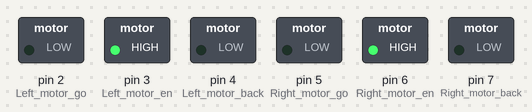
A sketch run on a simulated Arduino Uno, built with avr-gcc and run on an emulated ATmega328P. Parts: switched loads named in the sketch (green lamp = pin HIGH). Random numbers use the default seed unless the sketch sets one.

Above: at 0.1 s.
At 3.2 s:
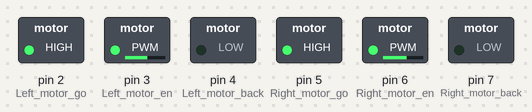
At 3.7 s:
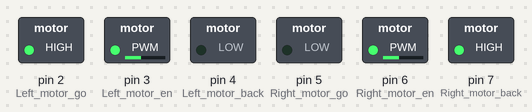
At 4.5 s:
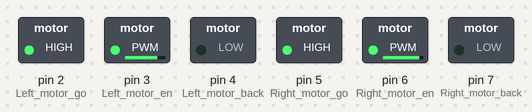
At 12.75 s:
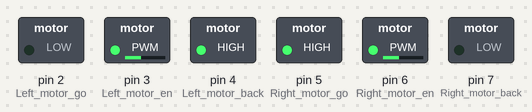
At 39.2 s:
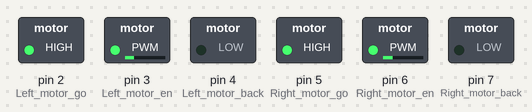
Timing chart, 0 to 40.0 s (numbered marks = the images above):
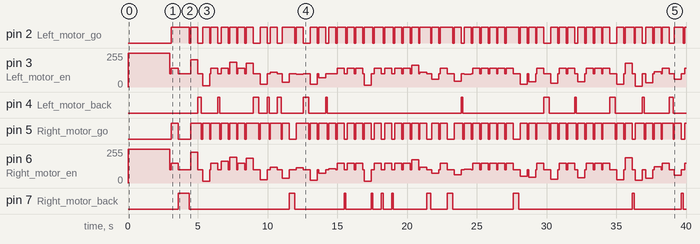

The sketch:

power_robot.ino
```cpp
#include "./Gaussian.h"

int Right_motor_back = 7;
int Right_motor_go = 5;
int Right_motor_en = 6;
int Left_motor_back = 4;
int Left_motor_go = 2;
int Left_motor_en = 3;

int orientation = 0;
Gaussian gaussian = Gaussian();
int control = 100;//PWM control speed

void setup()
{
  pinMode(Left_motor_go, OUTPUT);
  pinMode(Left_motor_back, OUTPUT);
  pinMode(Right_motor_go, OUTPUT);
  pinMode(Right_motor_back, OUTPUT);
  pinMode(Right_motor_en, OUTPUT);
  pinMode(Left_motor_en, OUTPUT);
  digitalWrite(Left_motor_en, HIGH); // set left motor enble
  digitalWrite(Right_motor_en, HIGH); // set right motor enble
  delay(3000); // walk at selected speed for 500 ms
}

void spin_right()
{
  digitalWrite(Right_motor_go, LOW);  // right motor back off
  digitalWrite(Right_motor_back, HIGH);
  // Pulse Width Modulation(0~255) control speed
  analogWrite(Right_motor_en, control);
  digitalWrite(Left_motor_go, HIGH); // left motor go ahead
  digitalWrite(Left_motor_back, LOW);
  // Pulse Width Modulation(0~255) control speed
  analogWrite(Left_motor_en, control);
}

void spin_left()
{
  digitalWrite(Right_motor_go, HIGH);  // right motor go ahead
  digitalWrite(Right_motor_back, LOW);
  analogWrite(Right_motor_en, control);
  digitalWrite(Left_motor_go, LOW);  // left motor back off
  digitalWrite(Left_motor_back, HIGH);
  //PWM--Pulse Width Modulation(0~255) control speed
  analogWrite(Left_motor_en, control);
}

void spin_right_angle(int angle) {
  spin_right();
  delay(782.0*angle/6);
}

void spin_left_angle(int angle) {
  spin_left();
  delay(780.0*angle/6);
}

void run_speed(int speed_val)
{
  digitalWrite(Right_motor_go, HIGH);
  digitalWrite(Right_motor_back, LOW);
  analogWrite(Right_motor_en, speed_val);

  digitalWrite(Left_motor_go, HIGH);
  digitalWrite(Left_motor_back, LOW);
  analogWrite(Left_motor_en, speed_val*0.95);


}

void brake()         //stop
{
  digitalWrite(Left_motor_back, LOW);
  digitalWrite(Left_motor_go, LOW);
  digitalWrite(Right_motor_go, LOW);
  digitalWrite(Right_motor_back, LOW);
}

void orient(int new_orientation) {
  int rotation = new_orientation-orientation;
  if (rotation < 0) {
    rotation += 12;
  }
  if (rotation <= 5) {
    spin_left_angle(rotation);
  }
  else {
    spin_right_angle(12-rotation);
  }
  brake(); //stop
  delay(100);
  orientation = new_orientation;
}

void neutrophil_inverse_crw() {
  double speedStd = 8.5;
  double speedMean = 5.95;
  double attackFactor = 0.55;
  double correlationFactor = 1;
  double pitchRateMean = 2.65;
  double pitchRateStd = 1.5;

  // apply movement to the cell in the direction that it faces
  gaussian.mean = speedMean;
  gaussian.variance = speedStd*speedStd;
  double currentSpeed = gaussian.random();
  // units in um/min. Ensure not faster than maximum possible neutrophil spd.
  double maxSpeed = 25.0;
  currentSpeed = min(maxSpeed, currentSpeed);
  // cell's can't move backwards
  currentSpeed = abs(currentSpeed);

  gaussian.mean = pitchRateMean;
  gaussian.variance = pitchRateStd*pitchRateStd;
  double pitch = gaussian.random();
  /* This is the critical bit, relating the last speed to the pitch.
   * Correlation factor describes the sensitivity to speed.
   * When correlationFactor=0, speed has no influence
   * on pitch. When correlationFactor=1, speed as a proportion of maximum
   * speed completely scales pitch.
   */
  double scaledMaxSpeed = pow(maxSpeed, attackFactor);
  double scaledSpeed = pow(currentSpeed, attackFactor);
  pitch *= (1.0 - correlationFactor) +
    (correlationFactor * (scaledMaxSpeed - scaledSpeed) / scaledMaxSpeed);
  //pitch *= Simulation.timeSlice;    // account for timestep.
  // multiply orientation by rotateQ, because pitchQ is calculated relative to
  // cell, not in absolute space.
  double new_orientation = orientation+pitch/(M_PI*2)*12;
  orient(new_orientation);
  run_speed(currentSpeed/maxSpeed*150); //200 is the maxSpeed of robot
  delay(500); // walk at selected speed for 500 ms
}

void neutrophil_brownian() {
  double speedStd = 10;
  gaussian.mean = 0;
  gaussian.variance = speedStd*speedStd;
  double currentSpeed = gaussian.random();
  double maxSpeed = 25.0;
  currentSpeed = min(maxSpeed, currentSpeed);
  currentSpeed = abs(currentSpeed);
  orient(random(0, 12));
  run_speed(currentSpeed/maxSpeed*150); //200 is the maxSpeed of robot
  delay(500); // walk at selected speed for 500 ms
}

//power robot parameters
//at speed 100, left should be 0.95 of total speed
//for 360 degree turns, use 2*MPI
/*
void spin_right_angle(int angle) {
  spin_right();
  delay(782.0*angle/6);
}

void spin_left_angle(int angle) {
  spin_left();
  delay(780.0*angle/6);
}
 */

void loop() {
  neutrophil_inverse_crw();
  //run_speed(100);
  //spin_left_angle(2*M_PI);
  //brake(); //stop
  //delay(3000);
}
```

Gaussian.h
```cpp
/*
 	Gaussian.h - An Gaussian object

	This class was made to make it easy to understand and use
	Gaussians in real life applications.

	For instructions, go to https://github.com/ivanseidel/Gaussian

	Created by Ivan Seidel Gomes, July, 2013.
	Released into the public domain.
*/

#ifndef Gaussian_h
#define Gaussian_h

#include "math.h"
#include "Arduino.h"

#define MAX_VARIANCE 2147483600

class Gaussian
{
protected:
	/*
		Return the result of the sum of a gaussian
		with _mean and _variance and This gaussian,
		in a NEW object;
	*/
	virtual Gaussian sum(double _mean, double _variance){
		double nMean = (variance * _mean + _variance * mean) / (_variance + variance);
		double nVariance = 1.0 / (1.0/variance + 1.0/_variance);

		return Gaussian(nMean, nVariance);
	}

	/*
		Return the result of the sum of _gaus and This
		gaussian, in a NEW object;
	*/
	virtual Gaussian sum(Gaussian _gaus){
		return sum(_gaus.mean, _gaus.variance);
	}

public:
	/*
		Leave it public, to make it easier
	*/
	double mean, variance;

	/*
		Constructor method
		Default variance is MAC_VARIANCE
	*/
	Gaussian(double _mean = 0.0, double _variance = MAX_VARIANCE){
		mean = _mean;
		variance = _variance;
	}

	/*
		Set the mean to _val
	*/
	virtual Gaussian setMean(double _val){
		mean = _val;

		return *this;
	}

	/*
		Move the mean by _val
	*/
	virtual Gaussian move(double _val){
		mean += _val;

		return *this;
	}

	/*
		Increase the variance by _val
	*/
	virtual Gaussian vary(double _val){
		variance += _val;

		return *this;
	}

	/*
		Increase the variance by _val
	*/
	virtual Gaussian setVariance(double _val){
		variance = _val;

		return *this;
	}


	/*
		Copies the same mean and variance to the current object
	*/
	virtual void operator=(Gaussian _gaus){
		mean = _gaus.mean;
		variance = _gaus.variance;
	}

	/*
		Overrides the + operator to be able to sum with gaussians like:
			Gaussian b = Gaussian(10, 20);
			Gaussian a = b + Gaussian(1,10);
	*/
	virtual Gaussian operator+(Gaussian _gaus){
		return sum(_gaus);
	}

	/*
		Overrides the += operator to be able to sum with gaussians like:
			Gaussian b = Gaussian(10, 20);
			Gaussian a += b;
	*/
	virtual void operator+=(Gaussian _gaus){
		*this = sum(_gaus);
	}

	/*
		Randomize a variable with Gaussian distribuition,
		using it's mean and variance
	*/
	virtual double random(){
		double R1, R2;
		R1 = ::random(MAX_VARIANCE)/(double)MAX_VARIANCE;
		R2 = ::random(MAX_VARIANCE)/(double)MAX_VARIANCE;
		return mean + variance * cos( 2 * M_PI * R1) * sqrt(-log(R2));
	}

	virtual double plot(double x){
		static const float inv_sqrt_2pi = 0.3989422804014327;
		double sigma = sqrt(variance);
	    double a = (x - mean) / sigma;

	    return inv_sqrt_2pi / sigma * exp(-0.5f * a * a);
	}

};


#endif
```

Measured:
- by itself, pin 2 (Left_motor_go): LOW → HIGH at 3.1 s, → LOW 1.3 s later, → HIGH 0.10 s later, → LOW 0.50 s later, … (103 changes in this stretch)
- by itself, pin 4 (Left_motor_back): LOW → HIGH at 5.0 s, → LOW 0.26 s later, → HIGH 1.2 s later, → LOW 0.13 s later, … (26 changes in this stretch)
- by itself, pin 5 (Right_motor_go): LOW → HIGH at 3.1 s, → LOW 0.50 s later, → HIGH 0.88 s later, → LOW 0.76 s later, … (103 changes in this stretch)
- by itself, pin 7 (Right_motor_back): LOW → HIGH at 3.6 s, → LOW 0.78 s later, → HIGH 7.2 s later, → LOW 0.39 s later, … (22 changes in this stretch)
- by itself, pin 3 (Left_motor_en): 255/255 → 100/255 at 3.0 s, → 142/255 0.10 s later, → 100/255 0.50 s later, → 206/255 0.88 s later, … (102 changes in this stretch)
- by itself, pin 6 (Right_motor_en): 255/255 → 100/255 at 3.0 s, → 150/255 0.10 s later, → 100/255 0.50 s later, → 231/255 0.88 s later, … (104 changes in this stretch)
